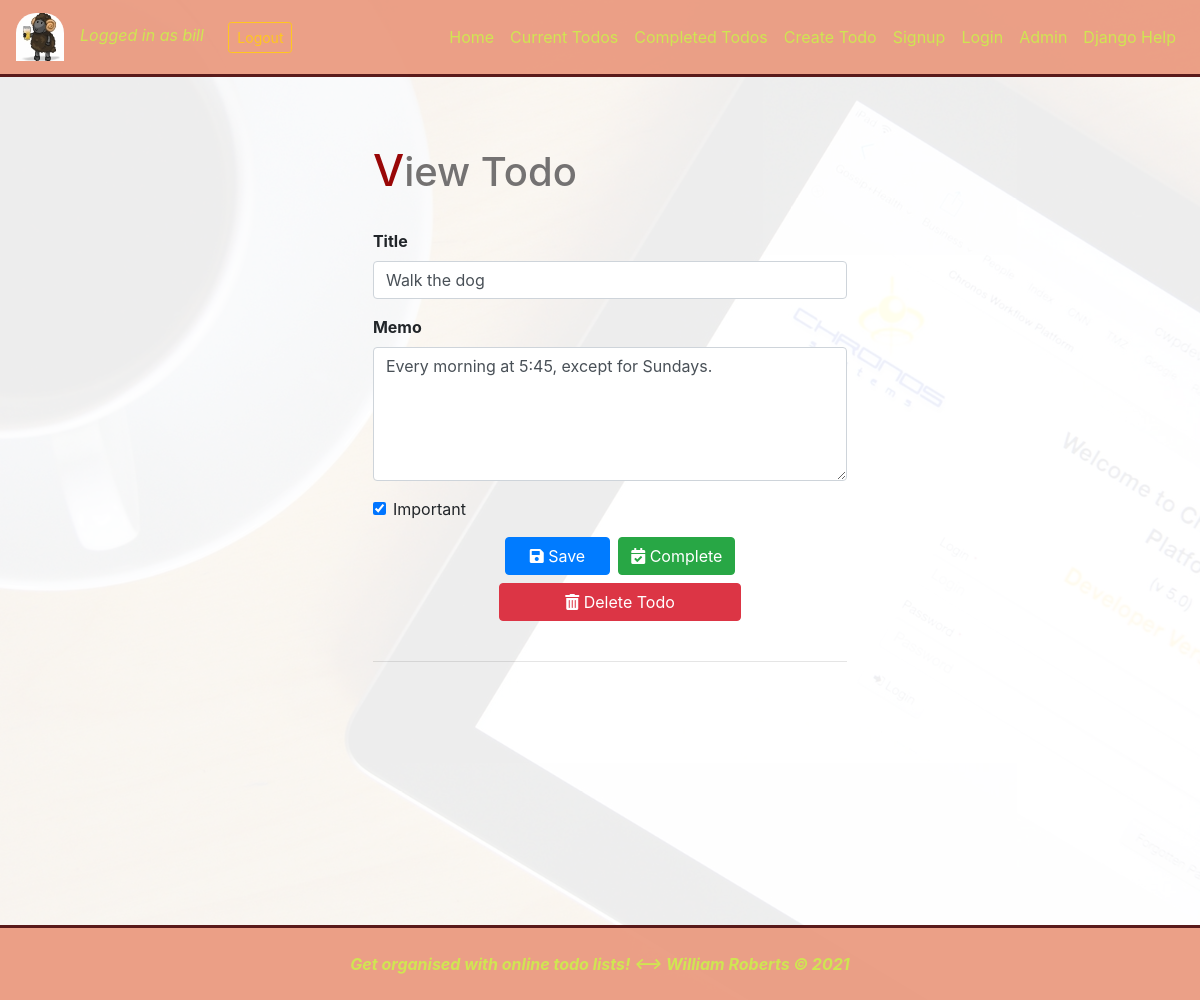
Page /todo/1 (signed in) on the committed database.
### todo/models.py (models this page shows, shortened)
class Todo(models.Model):
    title = models.CharField(max_length=100)
    memo = models.TextField(blank=True)
    created = models.DateTimeField(auto_now_add=True)
    datecompleted = models.DateTimeField(null=True, blank=True)
    important = models.BooleanField(default=False)
    user = models.ForeignKey(User, on_delete=models.CASCADE)

### todo/views.py (the view, shortened to what this page needs)
# urls.py: path('todo/<int:todo_pk>', views.viewtodo, name='viewtodo'),
def viewtodo(request, todo_pk):
    try:
        todo = Todo.objects.get(id=todo_pk, user=request.user)
    except Exception as ex:
       return render(request, 'todo/viewtodo.html', {
            'error':'No records returned - invalid record or user id'})
    if request.method == 'GET':
        form = TodoForm(instance=todo)
        return render(request, 'todo/viewtodo.html', {'todo':todo, 'form':form})

### todo/forms.py
class TodoForm(ModelForm):
    class Meta:
        model = Todo
        fields = ['title', 'memo', 'important']

### todo/templates/todo/viewtodo.html (shortened to what this page needs)
{% extends 'base.html' %}
{% load static %}
{% block content %}
<div class="row justify-content-center mt-5">
  <div class="col-md-5">
    <h1>View Todo</h1>
    <br>
    <form method="POST">
      <div class="form-group">
        <label for="title"><b>Title</b></label>
        <input type="text" name="title" class="form-control" id="title" value="{{ todo.title }}" required>
      </div>
      <div class="form-group">
        <label for="memo"><b>Memo</b></label>
        <textarea name="memo" rows="5" class="form-control" id="memo">{{ todo.memo }}</textarea>
      </div>
      <div class="form-group form-check">
         <input type="checkbox" name="important" class="form-check-input"
        id="important" {% if todo.important %}checked{% endif %}>
        <label class="form-check-label" for="important">Important</label>
      </div>
      <div class="row justify-content-center">
        <button type="submit" class="btn btn-primary mr-2 px-4">
              <i class="fas fa-save"></i>  Save</button>
        <button type="button" class="btn btn-success" onclick="$('#complete').click()">
          <i class="fas fa-calendar-check"></i>  Complete</button>
      </div>
    </form>
    <div class="row justify-content-center">
      <button class="btn btn-danger mt-2  w-50"
              data-toggle="modal" data-target="#myModal">
              <i class="fas fa-trash-alt"></i>  Delete Todo</button>
    </div>
    <br>
    <hr />
  </div>
</div>
{% endblock content %}

### templates/navbar.html (shortened to what this page needs)
{% load static %}
<nav class="navbar fixed-top navbar-expand-md navbar-dark bg-dark">
    <a class="navbar-brand" href="#top"><img class="mylogo" src="{% static 'logo.png' %}"
        alt="logo" /></a>
    {% if user.is_authenticated %}
        <form action="{% url 'logoutuser' %}" method="POST">
                <i class="loggedin">Logged in as {{ user.username }}</i>
                <button type="submit" class="btn btn-outline-warning btn-sm">Logout</button>
        </form>
    {% endif %}
    <div class="collapse navbar-collapse" id="navbarMenu">
        <ul class="navbar-nav ml-auto">
            <li class="nav-item">
                <a class="nav-link" href="{% url 'home' %}">Home</a>
            </li>
            <li class="nav-item">
                <a class="nav-link" href="{% url 'currenttodos' %}" >Current Todos</a>
            </li>
            <li class="nav-item">
                <a class="nav-link" href="{% url 'completedtodos' %}" >Completed Todos</a>
            </li>
            <li class="nav-item">
                <a class="nav-link" href="{% url 'createtodo' %}" >Create Todo</a>
            </li>
            <li class="nav-item">
                <a class="nav-link" href="{% url 'signupuser' %}" >Signup</a>
            </li>
            <li class="nav-item">
                <a class="nav-link" href="{% url 'loginuser' %}" >Login</a>
            </li>
            <li class="nav-item">
                <a class="nav-link" href="/admin141148/login/?next=/admin141148/" target="_blank">Admin</a>
            </li>
            <li class="nav-item">
                <a class="nav-link" href="{% static 'django.pdf' %}" target="_blank">Django Help</a>
            </li>
        </ul>
    </div>
</nav>
<br><br><br><br>

### static/style.css (style rules this page uses)
.navbar { background-color: darksalmon !important; opacity: 0.9; border-bottom: rgb(73, 3, 3) 3px solid; }
.navbar-nav .nav-link { color:rgb(203, 228, 65) !important; }
.mylogo { border-radius: 20px 20px 0 0; }
.loggedin { padding-right: 20px; color:rgb(203, 228, 65); }
.row { padding-left: 20px; }
h1 { color: rgb(116, 114, 114); }
h1::first-letter { color: rgb(153, 7, 7); font-size: 110%; }

### rows in the picture
Todo: title "Walk the dog", memo "Every morning at 5:45, except for Sundays.", important "☑"

### other values in the picture
{{ user.username }} "bill"
